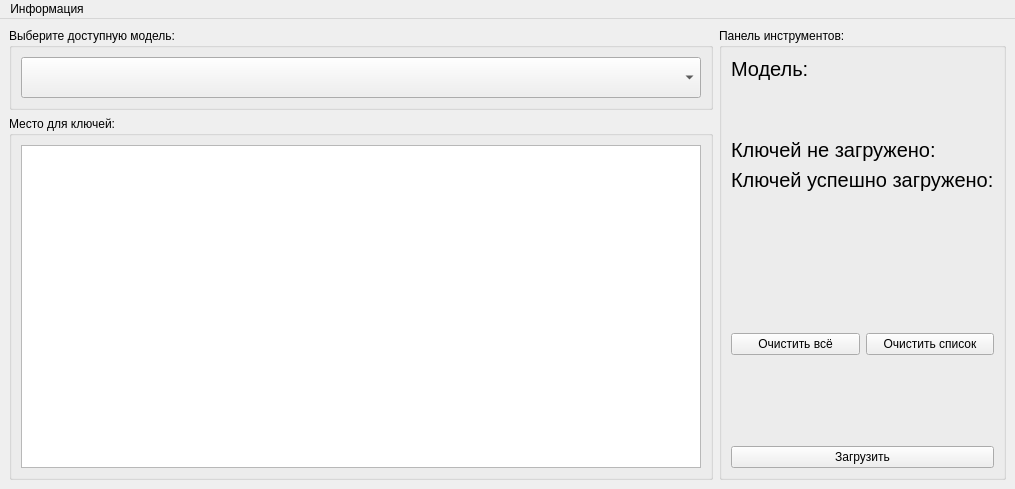
<?xml version="1.0" encoding="UTF-8"?>
<ui version="4.0">
 <class>MainWindow</class>
 <widget class="QMainWindow" name="MainWindow">
  <property name="geometry">
   <rect>
    <x>0</x>
    <y>0</y>
    <width>1015</width>
    <height>489</height>
   </rect>
  </property>
  <property name="minimumSize">
   <size>
    <width>719</width>
    <height>297</height>
   </size>
  </property>
  <property name="windowTitle">
   <string>MainWindow</string>
  </property>
  <property name="windowIcon">
   <iconset resource="res.qrc">
    <normaloff>:/res/images/logo.ico</normaloff>:/res/images/logo.ico</iconset>
  </property>
  <property name="iconSize">
   <size>
    <width>30</width>
    <height>30</height>
   </size>
  </property>
  <widget class="QWidget" name="centralwidget">
   <layout class="QVBoxLayout" name="verticalLayout_8">
    <item>
     <layout class="QHBoxLayout" name="horizontalLayout_2">
      <item>
       <layout class="QVBoxLayout" name="verticalLayout_4">
        <item>
         <widget class="QGroupBox" name="groupBox_2">
          <property name="title">
           <string>Выберите доступную модель:</string>
          </property>
          <layout class="QVBoxLayout" name="verticalLayout_3">
           <item>
            <widget class="QComboBox" name="combo_tv_list">
             <property name="sizePolicy">
              <sizepolicy hsizetype="Minimum" vsizetype="Minimum">
               <horstretch>0</horstretch>
               <verstretch>0</verstretch>
              </sizepolicy>
             </property>
             <property name="minimumSize">
              <size>
               <width>0</width>
               <height>41</height>
              </size>
             </property>
             <property name="maximumSize">
              <size>
               <width>16777215</width>
               <height>41</height>
              </size>
             </property>
             <property name="font">
              <font>
               <pointsize>14</pointsize>
              </font>
             </property>
             <property name="editable">
              <bool>false</bool>
             </property>
             <property name="currentText">
              <string/>
             </property>
             <property name="maxVisibleItems">
              <number>20</number>
             </property>
             <property name="insertPolicy">
              <enum>QComboBox::InsertPolicy::NoInsert</enum>
             </property>
            </widget>
           </item>
          </layout>
         </widget>
        </item>
        <item>
         <widget class="QGroupBox" name="groupBox">
          <property name="title">
           <string>Место для ключей:</string>
          </property>
          <layout class="QVBoxLayout" name="verticalLayout_2">
           <item>
            <widget class="QTextEdit" name="textEdit_keys_list"/>
           </item>
          </layout>
         </widget>
        </item>
       </layout>
      </item>
      <item>
       <widget class="QGroupBox" name="groupBox_3">
        <property name="title">
         <string>Панель инструментов:</string>
        </property>
        <layout class="QVBoxLayout" name="verticalLayout_7">
         <item>
          <layout class="QVBoxLayout" name="verticalLayout_6">
           <item>
            <layout class="QVBoxLayout" name="verticalLayout_5">
             <item>
              <widget class="QLabel" name="label_model">
               <property name="font">
                <font>
                 <pointsize>15</pointsize>
                </font>
               </property>
               <property name="text">
                <string>Модель:</string>
               </property>
              </widget>
             </item>
             <item>
              <spacer name="verticalSpacer_3">
               <property name="orientation">
                <enum>Qt::Orientation::Vertical</enum>
               </property>
               <property name="sizeHint" stdset="0">
                <size>
                 <width>20</width>
                 <height>40</height>
                </size>
               </property>
              </spacer>
             </item>
             <item>
              <widget class="QLabel" name="label_key_no_loaded">
               <property name="font">
                <font>
                 <pointsize>15</pointsize>
                </font>
               </property>
               <property name="text">
                <string>Ключей не загружено:</string>
               </property>
              </widget>
             </item>
             <item>
              <widget class="QLabel" name="label_key_success_loaded">
               <property name="font">
                <font>
                 <pointsize>15</pointsize>
                </font>
               </property>
               <property name="text">
                <string>Ключей успешно загружено:</string>
               </property>
              </widget>
             </item>
            </layout>
           </item>
           <item>
            <spacer name="verticalSpacer_2">
             <property name="orientation">
              <enum>Qt::Orientation::Vertical</enum>
             </property>
             <property name="sizeHint" stdset="0">
              <size>
               <width>20</width>
               <height>40</height>
              </size>
             </property>
            </spacer>
           </item>
           <item>
            <layout class="QVBoxLayout" name="verticalLayout">
             <item>
              <layout class="QHBoxLayout" name="horizontalLayout">
               <item>
                <widget class="QPushButton" name="pushButton_clear_all">
                 <property name="text">
                  <string>Очистить всё</string>
                 </property>
                 <property name="icon">
                  <iconset resource="res.qrc">
                   <normaloff>:/res/images/select_window_closed.svg</normaloff>:/res/images/select_window_closed.svg</iconset>
                 </property>
                 <property name="iconSize">
                  <size>
                   <width>30</width>
                   <height>30</height>
                  </size>
                 </property>
                </widget>
               </item>
               <item>
                <widget class="QPushButton" name="pushButton_clear_list">
                 <property name="text">
                  <string>Очистить список</string>
                 </property>
                 <property name="icon">
                  <iconset resource="res.qrc">
                   <normaloff>:/res/images/disabled_by_default.svg</normaloff>:/res/images/disabled_by_default.svg</iconset>
                 </property>
                 <property name="iconSize">
                  <size>
                   <width>30</width>
                   <height>30</height>
                  </size>
                 </property>
                </widget>
               </item>
              </layout>
             </item>
             <item>
              <spacer name="verticalSpacer">
               <property name="orientation">
                <enum>Qt::Orientation::Vertical</enum>
               </property>
               <property name="sizeHint" stdset="0">
                <size>
                 <width>20</width>
                 <height>40</height>
                </size>
               </property>
              </spacer>
             </item>
             <item>
              <widget class="QPushButton" name="pushButton_start_load">
               <property name="text">
                <string>Загрузить</string>
               </property>
               <property name="icon">
                <iconset resource="res.qrc">
                 <normaloff>:/res/images/save.svg</normaloff>:/res/images/save.svg</iconset>
               </property>
               <property name="iconSize">
                <size>
                 <width>40</width>
                 <height>40</height>
                </size>
               </property>
              </widget>
             </item>
            </layout>
           </item>
          </layout>
         </item>
        </layout>
       </widget>
      </item>
     </layout>
    </item>
   </layout>
  </widget>
  <widget class="QMenuBar" name="menuBar">
   <property name="geometry">
    <rect>
     <x>0</x>
     <y>0</y>
     <width>1015</width>
     <height>22</height>
    </rect>
   </property>
   <widget class="QMenu" name="menu">
    <property name="title">
     <string>Информация</string>
    </property>
    <addaction name="action_about"/>
   </widget>
   <addaction name="menu"/>
  </widget>
  <action name="action_info">
   <property name="text">
    <string>О программе</string>
   </property>
  </action>
  <action name="action_about">
   <property name="text">
    <string>О программе</string>
   </property>
  </action>
 </widget>
 <resources>
  <include location="res.qrc"/>
 </resources>
 <connections/>
</ui>
